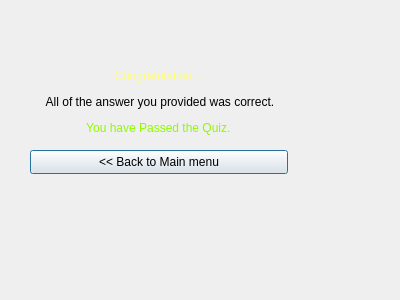
<?xml version="1.0" encoding="UTF-8"?>
<ui version="4.0">
 <class>Passed</class>
 <widget class="QDialog" name="Passed">
  <property name="geometry">
   <rect>
    <x>0</x>
    <y>0</y>
    <width>400</width>
    <height>300</height>
   </rect>
  </property>
  <property name="windowTitle">
   <string>Game end</string>
  </property>
  <widget class="QPushButton" name="pushButton">
   <property name="geometry">
    <rect>
     <x>30</x>
     <y>150</y>
     <width>258</width>
     <height>24</height>
    </rect>
   </property>
   <property name="text">
    <string>&lt;&lt; Back to Main menu</string>
   </property>
  </widget>
  <widget class="QWidget" name="">
   <property name="geometry">
    <rect>
     <x>30</x>
     <y>50</y>
     <width>260</width>
     <height>104</height>
    </rect>
   </property>
   <layout class="QVBoxLayout" name="verticalLayout">
    <item>
     <widget class="QLabel" name="label">
      <property name="text">
       <string>&lt;html&gt;&lt;head/&gt;&lt;body&gt;&lt;p align=&quot;center&quot;&gt;&lt;span style=&quot; color:#fffc79;&quot;&gt;Congratulation... &lt;/span&gt;&lt;/p&gt;&lt;p align=&quot;center&quot;&gt;All of the answer you provided was correct.&lt;/p&gt;&lt;p align=&quot;center&quot;&gt;&lt;span style=&quot; color:#8efa00;&quot;&gt;You have Passed the Quiz. &lt;/span&gt;&lt;/p&gt;&lt;/body&gt;&lt;/html&gt;</string>
      </property>
     </widget>
    </item>
   </layout>
  </widget>
 </widget>
 <resources/>
 <connections/>
</ui>
